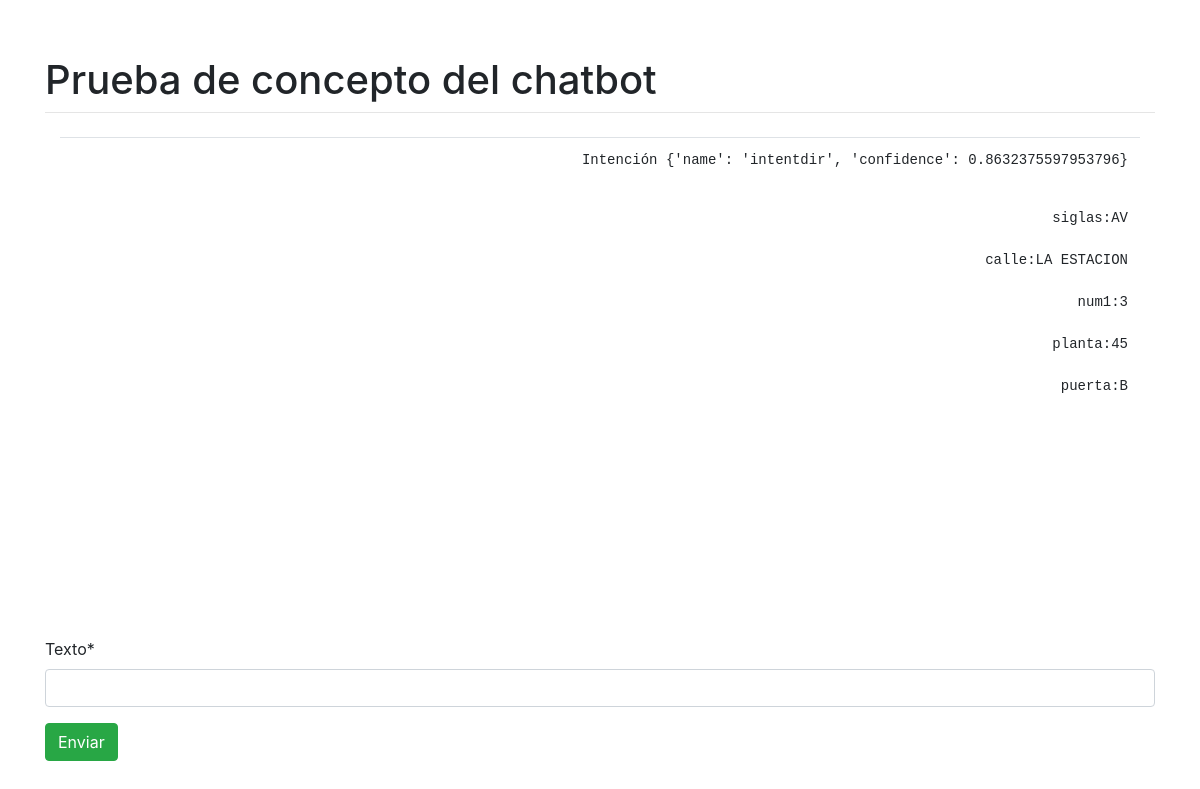
The app's page /chat/, older data.
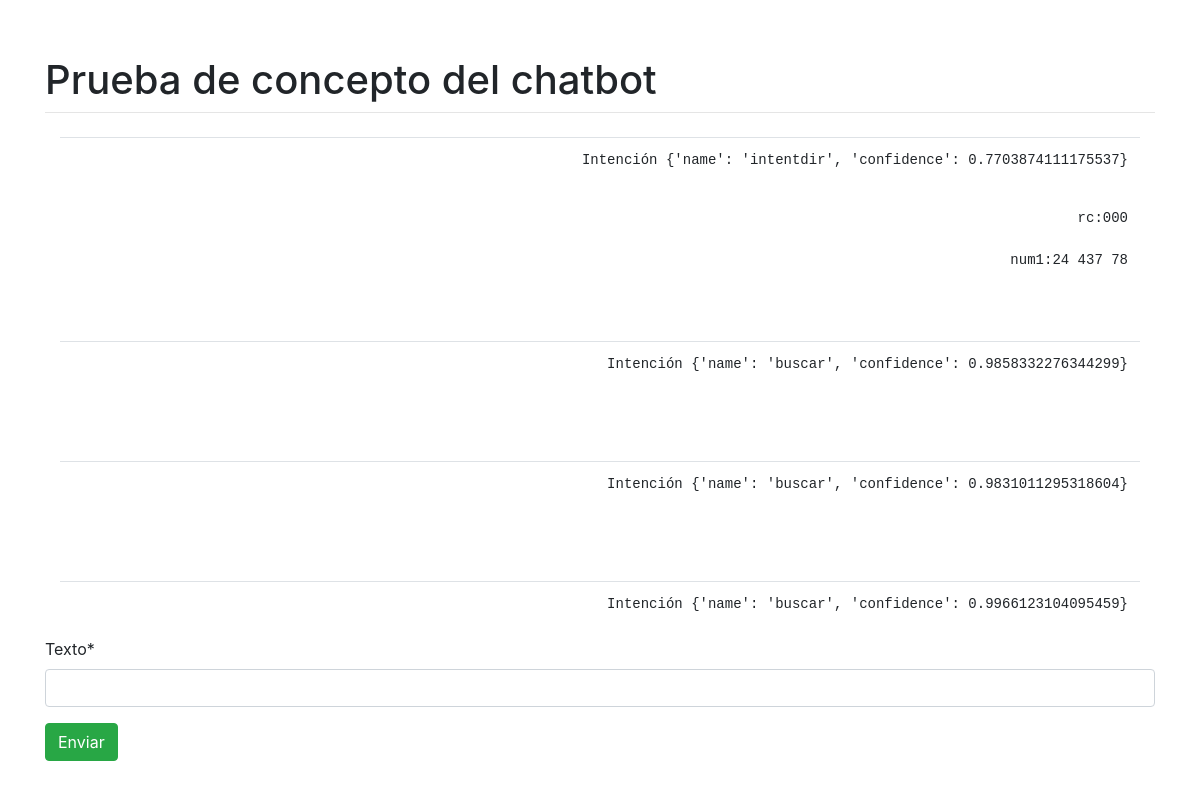
The same page, newer data.
### inicio/models.py (models this page shows)
class ChatModel(models.Model):
    usuario = models.CharField(max_length=100, null=True)
    texto = models.CharField(max_length=1000)
    fecha = models.DateTimeField(null=True, auto_now=True)
    def intencion(self):
        if self.texto:
             j = json.loads(self.texto)["intent"]
             return (j)
        return ""
    def entidades(self):
        if self.texto:
             j = json.loads(self.texto)["entities"]
             return (j)
        return ""
    class Meta:
        ordering = ('-fecha', )

### inicio/views.py (the view, shortened to what this page needs)
# urls.py: path('chat/', ProcesoChat.as_view(), name='chat'),
class ProcesoChat(CreateView):
    template_name = "chat.html"
    model = ChatModel
    fields = ["texto"]
    def conversacion(self):
        return ChatModel.objects.all()

### templates/chat.html (shortened to what this page needs)
{% extends 'base.html' %}
{% load crispy_forms_tags %}
{% block content %}
    <div class="container" style="height: 500px; overflow-y: auto">
        <table class="table">
            {% for i in view.conversacion %}
                {% if i.usuario == 'bot' %}
                    <tr style="text-align: right; color:red">
                        <td>
                            <pre>Intención {{ i.intencion }}</pre>
                            <pre>
                               {% for entidad in i.entidades %}
                                    {{ entidad.entity }}:{{ entidad.value }}
                               {% endfor %}
                            </pre>
                        </td>
                    </tr>
                {% endif %}
            {% endfor %}
        </table>
    </div>
    <form method="post">
        {{ form|crispy }}
        <button type="submit" class="btn btn-success">Enviar</button>
    </form>
{% endblock %}

Row changes from the older to the newer data that the page shows:
no longer on this page (row unchanged): ChatModel: intencion "{'name': 'intentdir', 'confidence': 0.8632375597953796}", entity "siglas" "calle" "num1" "planta" "puerta", value "AV" "LA ESTACION" "3" "45" "B"
added ChatModel: intencion "{'name': 'intentdir', 'confidence': 0.7703874111175537}", entity "rc" "num1", value "000" "24 437 78"
added ChatModel: intencion "{'name': 'buscar', 'confidence': 0.9858332276344299}"
added ChatModel: intencion "{'name': 'buscar', 'confidence': 0.9831011295318604}"
added ChatModel: intencion "{'name': 'buscar', 'confidence': 0.9966123104095459}"
